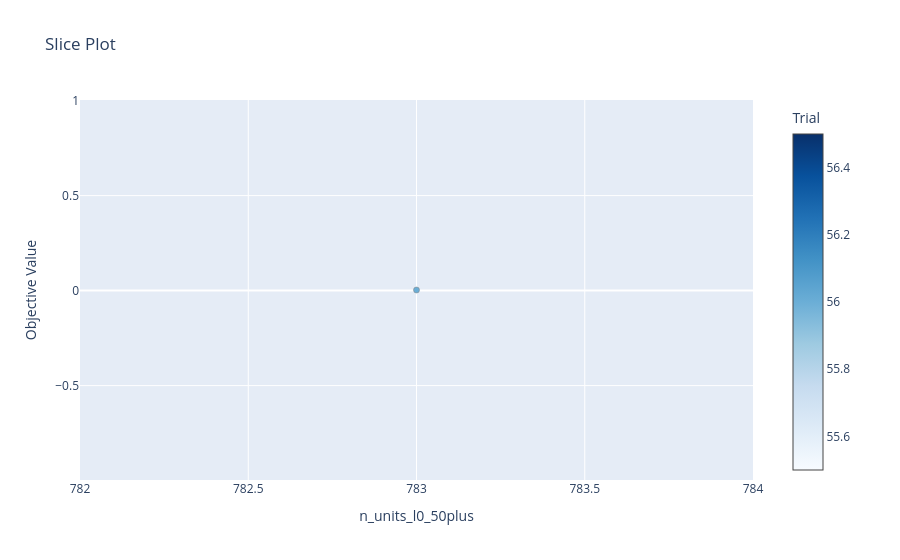

Source (notebook cell):
### Code cell
optuna.visualization.plot_slice(loaded_study, params = ['batch_size']).show()

### Figure 1 — Plotly figure (JSON) as saved in the notebook; plotly's stock layout.template omitted (floating-point values rounded to 4 significant figures)
{"data": [{"marker": {"color": [56], "colorbar": {"title": {"text": "Trial"}, "x": 1, "xpad": 40}, "colorscale": [[0, "rgb(247,251,255)"], [0.125, "rgb(222,235,247)"], [0.25, "rgb(198,219,239)"], [0.375, "rgb(158,202,225)"], [0.5, "rgb(107,174,214)"], [0.625, "rgb(66,146,198)"], [0.75, "rgb(33,113,181)"], [0.875, "rgb(8,81,156)"], [1, "rgb(8,48,107)"]], "line": {"color": "Grey", "width": 0.5}}, "mode": "markers", "name": "Feasible Trial", "showlegend": false, "type": "scatter", "x": [783], "y": [0.003274]}], "layout": {"title": {"text": "Slice Plot"}, "xaxis": {"title": {"text": "n_units_l0_50plus"}}, "yaxis": {"title": {"text": "Objective Value"}}}}
